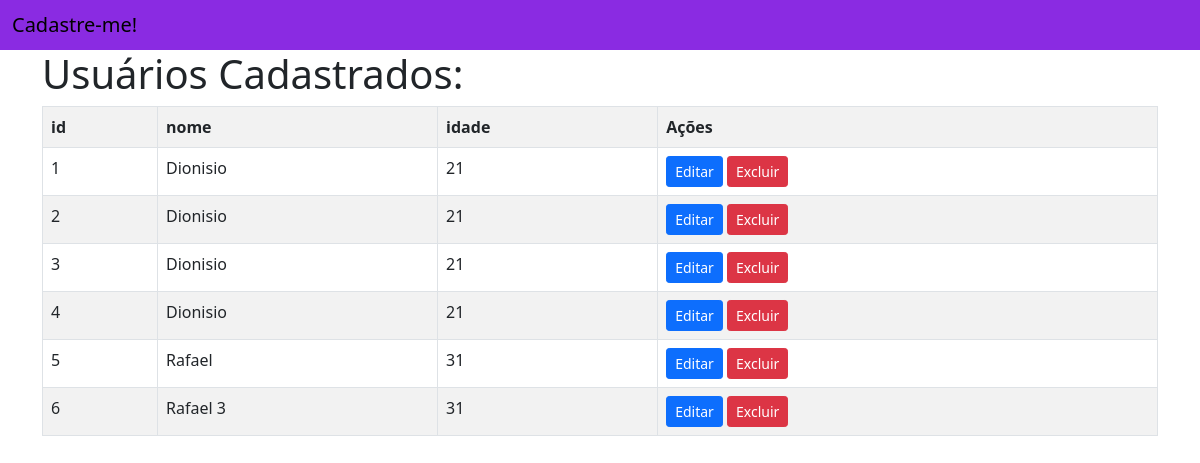
/usuarios/, run on an earlier commit of the app's database.
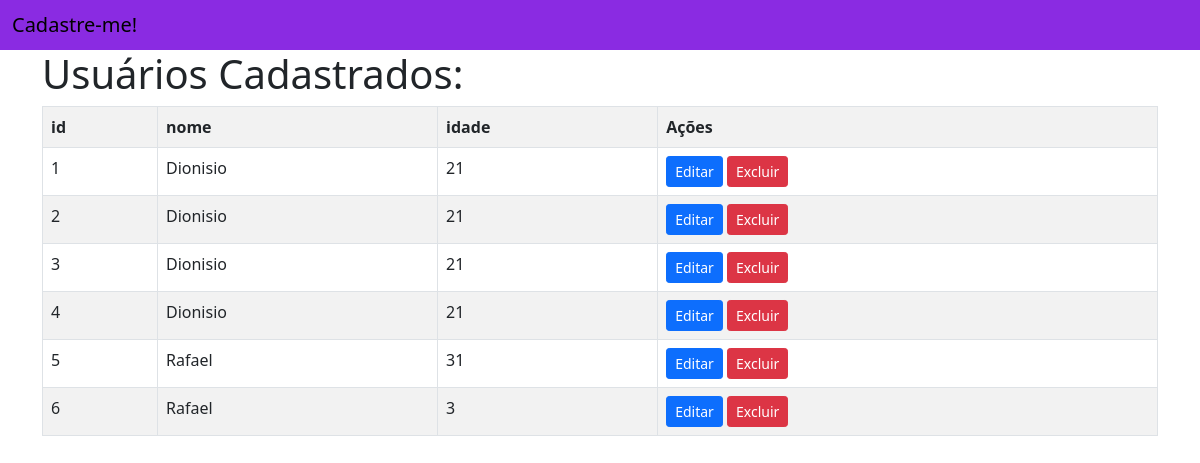
And on a later commit of the database.
### app_cad_usuarios/models.py (models this page shows)
class Usuario(models.Model):
    id_usuario = models.AutoField(primary_key=True)
    nome = models.TextField(max_length=250)
    idade =  models.IntegerField()

### app_cad_usuarios/views.py (the view)
# urls.py: path('usuarios/', views.usuarios, name='listagem_usuarios'),
def usuarios(request):
    if request.method == 'POST':
        novo_usuario = Usuario()
        novo_usuario.nome = request.POST.get('nome')
        novo_usuario.idade = request.POST.get('idade')
        novo_usuario.save()
        return redirect('listagem_usuarios')
    usuarios = {
        'usuarios': Usuario.objects.all()
    }
    return render(request, 'usuarios/usuarios.html', usuarios)

### app_cad_usuarios/templates/usuarios/usuarios.html
{% extends 'usuarios/base.html' %}
{% block conteudo %}
<div class="container">
    <h1>Usuários Cadastrados:</h1>
    <table class="table table-bordered table-striped">
        <tr>
            <th>id</th>
            <th>nome</th>
            <th>idade</th>
            <th>Ações</th>
        </tr>
        {% for usuario in usuarios %}
        <tr>
            <td>{{ usuario.id_usuario }}</td>
            <td>{{ usuario.nome }}</td>
            <td>{{ usuario.idade }}</td>
            <td>
                <a href="{% url 'editar_usuario' usuario.id_usuario %}" class="btn btn-primary btn-sm">Editar</a>
                <a href="{% url 'excluir_usuario' usuario.id_usuario %}" class="btn btn-danger btn-sm">Excluir</a>
            </td>
        </tr>
        {% endfor %}
    </table>
</div>
{% endblock %}

### app_cad_usuarios/templates/usuarios/base.html (shortened to what this page needs)
<!doctype html>
<html lang="en">
  <head>
    <link href="https://cdn.jsdelivr.net/npm/bootstrap@5.0.2/dist/css/bootstrap.min.css" rel="stylesheet">
  </head>
  <body>
    <nav style="background-color: blueviolet !important;"class="navbar navbar-light bg-light">
        <div class="container-fluid">
          <span class="navbar-brand mb-0 h1"><a style="text-decoration: none; color: black" href="{% url 'home' %}">Cadastre-me!</a></span>
        </div>
      </nav>
      {% block conteudo %}
      {% endblock %}
  </body>
</html>

What changed in the data, as far as the page shows it:
changed Usuario id 6: nome "Rafael 3" → "Rafael"; idade "31" → "3"
